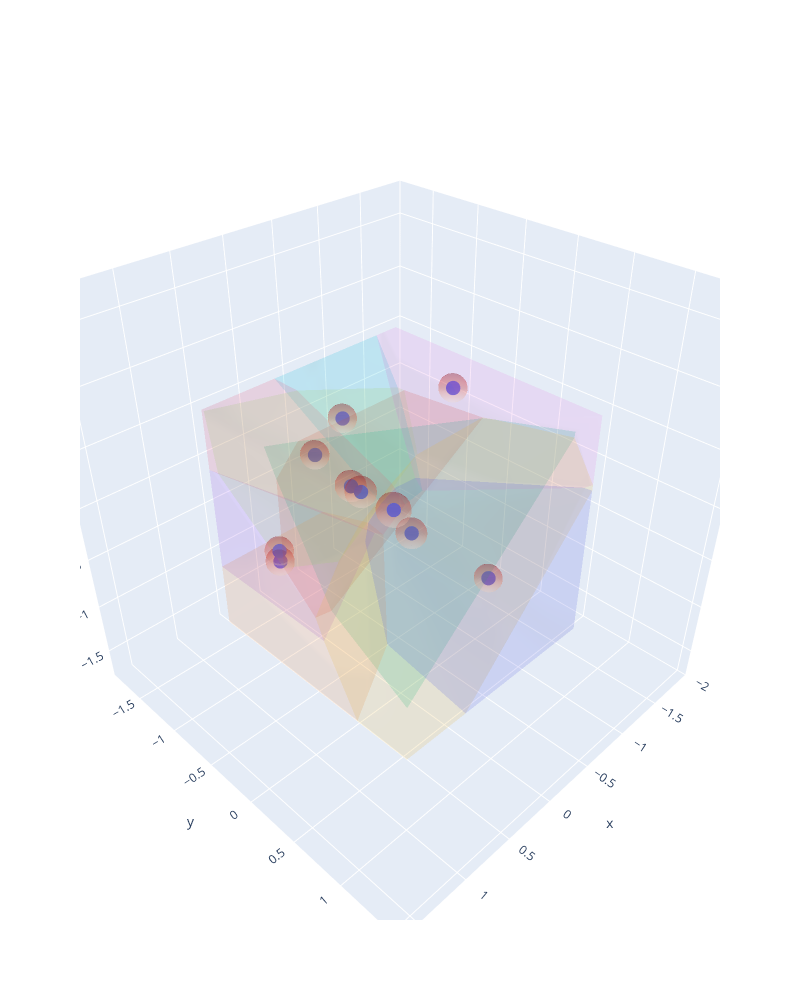

Notebook code for this chart:
### Code cell
##### PLOT VORONOI WITH FURTHEST POINTS ##### -> Usando NeuralSens
importlib.reload(utilities_voronoi)

torch.manual_seed(0)
np.random.seed(0)
## Escogemos n puntos al azar de X_train_tensor
n_points = 10
selected_index = torch.randperm(len(X_train_tensor))[:n_points]
original_points = X_train_tensor[selected_index].numpy()
original_points_y = y_train_tensor[selected_index].numpy()
## Add to original points the point [1.0,0.5]
inputs = torch.tensor(original_points,dtype=torch.float)
outputs = []


## Generate vertices for a hypercube (n-dimensional cube) defined by the given interval
epsilon = 0.0001
intervals = [(x_lim[0], x_lim[1]), (y_lim[0], y_lim[1]), (z_lim[0], z_lim[1])]
vertices = utilities_voronoi.generate_hypercube_vertices(intervals)
intervals_extended = [(x - epsilon, y + epsilon) for x, y in intervals]
vertices_extended = utilities_voronoi.generate_hypercube_vertices(intervals_extended)

## Compute original Voronoi diagram
original_vor = Voronoi(original_points,incremental=True)

## Compute symmetric points
all_points, _ = utilities_voronoi.add_symmetric_points(original_vor,vertices_extended,intervals_extended)

## Compute Voronoi diagram with symmetric points (and therefore bounded)
finite_vor = Voronoi(all_points,incremental=True)

## Compute the radios for each point
start_time = time.time()


radius_tot,dict_radios,x_reentrenamiento = utilities_voronoi.get_lipschitz_radius_neuralsens(inputs=inputs,outputs=outputs,weights=weights,biases=biases,
                                actfunc=actfunc,global_lipschitz_constant=global_lipschitz_constant,
                                monotone_relation=1,variable_index=[0,1,2],n_variables=3)
end_time = time.time()
print('Tiempo de ejecución: {}'.format(end_time-start_time))
## Load derivative sign
derivative_sign = [v[1] for k,v in dict_radios.items()]

## Plot Voronoi diagram
#utilities_voronoi.plot_finite_voronoi_2D(finite_vor,all_points,original_points,radius_tot,square_vertices,derivative_sign=derivative_sign,plot_symmetric_points=False)
utilities_voronoi.plot_finite_voronoi_3D(finite_vor,all_points,original_points,radius_tot,vertices,plot_symmetric_points=False)

## Check if the space is filled
#space_filled,distances = utilities_voronoi.check_space_filled(finite_vor,radius_tot,vertices)
space_filled, distances = utilities_voronoi.check_space_filled_vectorized(finite_vor,dict_radios,vertices)
print('El espacio está relleno: {}'.format(space_filled))

### Figure 1 — Plotly figure (JSON) as saved in the notebook; plotly's stock layout.template omitted (floating-point values rounded to 4 significant figures; data arrays with more than 128 entries replaced by an {"elided": "..."} marker saying what was removed)
{"data": [{"marker": {"size": 5}, "mode": "markers", "type": "scatter3d", "x": [0.05263, 0.2632, 0.2632, 0.05263, -0.7895, 0.6842, 0.5789, -0.2632, -1, 0.5789], "y": [-0.8947, -0.2632, -0.1579, 0.1579, 0.2632, 0.5789, -0.7895, -0.8947, -0.3684, -0.7895], "z": [0.2632, 0.3684, 0.3684, 0.05263, -0.7895, 0.7895, -0.3684, 0.4737, 0.6842, -0.4737]}, {"alphahull": 0, "colorscale": [[0, "#440154"], [0.1111, "#482878"], [0.2222, "#3e4989"], [0.3333, "#31688e"], [0.4444, "#26828e"], [0.5556, "#1f9e89"], [0.6667, "#35b779"], [0.7778, "#6ece58"], [0.8889, "#b5de2b"], [1, "#fde725"]], "opacity": 0.1, "type": "mesh3d", "x": [1.0, -0.3584, 1.0, 0.4668, 1.0, 0.7894, 1.0, -0.4135, -0.2587, -0.3671], "y": [0.2807, 0.4454, 0.104, -0.2105, -0.2105, -0.2105, -0.2105, -0.2105, -0.2105, 0.4396], "z": [-0.07025, 1.0, -0.247, -0.2059, 0.7894, 1.0, 0.0226, 0.381, 1.0, 1.0]}, {"alphahull": 0, "colorscale": [[0, "#440154"], [0.1111, "#482878"], [0.2222, "#3e4989"], [0.3333, "#31688e"], [0.4444, "#26828e"], [0.5556, "#1f9e89"], [0.6667, "#35b779"], [0.7778, "#6ece58"], [0.8889, "#b5de2b"], [1, "#fde725"]], "opacity": 0.1, "type": "mesh3d", "x": [1.0, 1.0, 1.0, -0.3584, 1.0, 1.0, 0.7894, -0.4047, -0.6748, -0.6777], "y": [1.0, 1.0, 0.2807, 0.4454, -0.3159, -0.2105, -0.2105, 0.5147, 1.0, 1.0], "z": [1.0, -0.4813, -0.07025, 1.0, 1.0, 0.7894, 1.0, 1.0, 0.9543, 1.0]}, {"alphahull": 0, "colorscale": [[0, "#440154"], [0.1111, "#482878"], [0.2222, "#3e4989"], [0.3333, "#31688e"], [0.4444, "#26828e"], [0.5556, "#1f9e89"], [0.6667, "#35b779"], [0.7778, "#6ece58"], [0.8889, "#b5de2b"], [1, "#fde725"]], "opacity": 0.1, "type": "mesh3d", "x": [1.0, 1.0, 0.4668, 1.0, 1.0, 0.02795, -0.1979, 1.0, 1.0, -0.09472], "y": [0.104, 0.1813, -0.2105, -0.2105, -1.0, -0.4453, -0.4842, -0.8919, -1.0, -1.0], "z": [-0.247, -0.4211, -0.2059, 0.0226, -0.4211, -0.2264, -0.4211, 0.5093, 0.4913, -0.4211]}, {"alphahull": 0, "colorscale": [[0, "#440154"], [0.1111, "#482878"], [0.2222, "#3e4989"], [0.3333, "#31688e"], [0.4444, "#26828e"], [0.5556, "#1f9e89"], [0.6667, "#35b779"], [0.7778, "#6ece58"], [0.8889, "#b5de2b"], [1, "#fde725"]], "opacity": 0.1, "type": "mesh3d", "x": [1.0, 1.0, 0.2476, -0.5871, 1.0, 1.0, -0.1979, -0.3171, -0.09472, -0.6321], "y": [-1.0, 0.503, 0.08496, -1.0, 0.1813, -1.0, -0.4842, -0.5017, -1.0, -1.0], "z": [-1.0, -1.0, -1.0, -1.0, -0.4211, -0.4211, -0.4211, -0.5087, -0.4211, -0.8049]}, {"alphahull": 0, "colorscale": [[0, "#440154"], [0.1111, "#482878"], [0.2222, "#3e4989"], [0.3333, "#31688e"], [0.4444, "#26828e"], [0.5556, "#1f9e89"], [0.6667, "#35b779"], [0.7778, "#6ece58"], [0.8889, "#b5de2b"], [1, "#fde725"]], "opacity": 0.1, "type": "mesh3d", "x": [-0.4202, -0.3019, -0.6548, -0.5386, 0.3159, 0.3159, -0.2537, -0.7745, -0.7987, -1.0, -1.0, -1.0], "y": [-0.2416, -0.3853, -0.3707, -0.4563, -0.7457, -1.0, -0.271, -1.0, -1.0, -0.7665, -1.0, -1.0], "z": [0.3439, 0.07349, -0.1547, -0.2816, 1.0, 1.0, 1.0, 1.0, -0.6717, -0.3736, -0.5878, 0.2104]}, {"alphahull": 0, "colorscale": [[0, "#440154"], [0.1111, "#482878"], [0.2222, "#3e4989"], [0.3333, "#31688e"], [0.4444, "#26828e"], [0.5556, "#1f9e89"], [0.6667, "#35b779"], [0.7778, "#6ece58"], [0.8889, "#b5de2b"], [1, "#fde725"]], "opacity": 0.1, "type": "mesh3d", "x": [0.02795, -0.1979, -0.3171, 1.0, 1.0, 1.0, 1.0, -0.09472, -0.6321, -0.3019, -0.5386, 0.3159, 0.3159, -0.7987], "y": [-0.4453, -0.4842, -0.5017, -0.9737, -0.8919, -1.0, -1.0, -1.0, -1.0, -0.3853, -0.4563, -0.7457, -1.0, -1.0], "z": [-0.2264, -0.4211, -0.5087, 1.0, 0.5093, 1.0, 0.4913, -0.4211, -0.8049, 0.07349, -0.2816, 1.0, 1.0, -0.6717]}, {"alphahull": 0, "colorscale": [[0, "#440154"], [0.1111, "#482878"], [0.2222, "#3e4989"], [0.3333, "#31688e"], [0.4444, "#26828e"], [0.5556, "#1f9e89"], [0.6667, "#35b779"], [0.7778, "#6ece58"], [0.8889, "#b5de2b"], [1, "#fde725"]], "opacity": 0.1, "type": "mesh3d", "x": [0.4668, 1.0, 1.0, 0.7894, 1.0, -0.4135, -0.2587, 0.02795, 1.0, 1.0, -0.4202, -0.3019, 0.3159, -0.2537], "y": [-0.2105, -0.3159, -0.2105, -0.2105, -0.2105, -0.2105, -0.2105, -0.4453, -0.9737, -0.8919, -0.2416, -0.3853, -0.7457, -0.271], "z": [-0.2059, 1.0, 0.7894, 1.0, 0.0226, 0.381, 1.0, -0.2264, 1.0, 0.5093, 0.3439, 0.07349, 1.0, 1.0]}, {"alphahull": 0, "colorscale": [[0, "#440154"], [0.1111, "#482878"], [0.2222, "#3e4989"], [0.3333, "#31688e"], [0.4444, "#26828e"], [0.5556, "#1f9e89"], [0.6667, "#35b779"], [0.7778, "#6ece58"], [0.8889, "#b5de2b"], [1, "#fde725"]], "opacity": 0.1, "type": "mesh3d", "x": [-1.0, -0.4135, -1.0, -0.2587, -0.3671, -0.4047, -1.0, -1.0, -0.6748, -0.6777, -0.4202, -0.6548, -0.2537, -0.7745, -1.0, -1.0], "y": [-1.0, -0.2105, 1.0, -0.2105, 0.4396, 0.5147, 0.9292, 1.0, 1.0, 1.0, -0.2416, -0.3707, -0.271, -1.0, -0.7665, -1.0], "z": [1.0, 0.381, 1.0, 1.0, 1.0, 1.0, 0.3531, 0.4122, 0.9543, 1.0, 0.3439, -0.1547, 1.0, 1.0, -0.3736, 0.2104]}, {"alphahull": 0, "colorscale": [[0, "#440154"], [0.1111, "#482878"], [0.2222, "#3e4989"], [0.3333, "#31688e"], [0.4444, "#26828e"], [0.5556, "#1f9e89"], [0.6667, "#35b779"], [0.7778, "#6ece58"], [0.8889, "#b5de2b"], [1, "#fde725"]], "opacity": 0.1, "type": "mesh3d", "x": [1.0, -1.0, 0.362, 1.0, 1.0, 1.0, 0.2476, -0.3584, 1.0, 1.0, 0.4668, -0.4135, -0.3671, -0.4047, -1.0, -1.0, -0.6748, 0.02795, -0.1979, -0.3171, -0.4202, -0.3019, -0.6548, -0.5386], "y": [1.0, 1.0, 1.0, 1.0, 0.2807, 0.503, 0.08496, 0.4454, 0.104, 0.1813, -0.2105, -0.2105, 0.4396, 0.5147, 0.9292, 1.0, 1.0, -0.4453, -0.4842, -0.5017, -0.2416, -0.3853, -0.3707, -0.4563], "z": [-1.0, 0.362, -1.0, -0.4813, -0.07025, -1.0, -1.0, 1.0, -0.247, -0.4211, -0.2059, 0.381, 1.0, 1.0, 0.3531, 0.4122, 0.9543, -0.2264, -0.4211, -0.5087, 0.3439, 0.07349, -0.1547, -0.2816]}, {"alphahull": 0, "colorscale": [[0, "#440154"], [0.1111, "#482878"], [0.2222, "#3e4989"], [0.3333, "#31688e"], [0.4444, "#26828e"], [0.5556, "#1f9e89"], [0.6667, "#35b779"], [0.7778, "#6ece58"], [0.8889, "#b5de2b"], [1, "#fde725"]], "opacity": 0.1, "type": "mesh3d", "x": [-1.0, -1.0, -1.0, 0.362, 0.2476, -0.5871, -1.0, -0.3171, -0.6321, -0.6548, -0.5386, -0.7987, -1.0, -1.0], "y": [-1.0, 1.0, 1.0, 1.0, 0.08496, -1.0, 0.9292, -0.5017, -1.0, -0.3707, -0.4563, -1.0, -0.7665, -1.0], "z": [-1.0, -1.0, 0.362, -1.0, -1.0, -1.0, 0.3531, -0.5087, -0.8049, -0.1547, -0.2816, -0.6717, -0.3736, -0.5878]}, {"colorscale": [[0, "rgb(255,245,240)"], [0.125, "rgb(254,224,210)"], [0.25, "rgb(252,187,161)"], [0.375, "rgb(252,146,114)"], [0.5, "rgb(251,106,74)"], [0.625, "rgb(239,59,44)"], [0.75, "rgb(203,24,29)"], [0.875, "rgb(165,15,21)"], [1, "rgb(103,0,13)"]], "opacity": 0.2, "showscale": false, "type": "surface", "x": {"elided": "40x20 float values"}, "y": {"elided": "40x20 float values"}, "z": {"elided": "40x20 float values"}}, {"colorscale": [[0, "rgb(255,245,240)"], [0.125, "rgb(254,224,210)"], [0.25, "rgb(252,187,161)"], [0.375, "rgb(252,146,114)"], [0.5, "rgb(251,106,74)"], [0.625, "rgb(239,59,44)"], [0.75, "rgb(203,24,29)"], [0.875, "rgb(165,15,21)"], [1, "rgb(103,0,13)"]], "opacity": 0.2, "showscale": false, "type": "surface", "x": {"elided": "40x20 float values"}, "y": {"elided": "40x20 float values"}, "z": {"elided": "40x20 float values"}}, {"colorscale": [[0, "rgb(255,245,240)"], [0.125, "rgb(254,224,210)"], [0.25, "rgb(252,187,161)"], [0.375, "rgb(252,146,114)"], [0.5, "rgb(251,106,74)"], [0.625, "rgb(239,59,44)"], [0.75, "rgb(203,24,29)"], [0.875, "rgb(165,15,21)"], [1, "rgb(103,0,13)"]], "opacity": 0.2, "showscale": false, "type": "surface", "x": {"elided": "40x20 float values"}, "y": {"elided": "40x20 float values"}, "z": {"elided": "40x20 float values"}}, {"colorscale": [[0, "rgb(255,245,240)"], [0.125, "rgb(254,224,210)"], [0.25, "rgb(252,187,161)"], [0.375, "rgb(252,146,114)"], [0.5, "rgb(251,106,74)"], [0.625, "rgb(239,59,44)"], [0.75, "rgb(203,24,29)"], [0.875, "rgb(165,15,21)"], [1, "rgb(103,0,13)"]], "opacity": 0.2, "showscale": false, "type": "surface", "x": {"elided": "40x20 float values"}, "y": {"elided": "40x20 float values"}, "z": {"elided": "40x20 float values"}}, {"colorscale": [[0, "rgb(255,245,240)"], [0.125, "rgb(254,224,210)"], [0.25, "rgb(252,187,161)"], [0.375, "rgb(252,146,114)"], [0.5, "rgb(251,106,74)"], [0.625, "rgb(239,59,44)"], [0.75, "rgb(203,24,29)"], [0.875, "rgb(165,15,21)"], [1, "rgb(103,0,13)"]], "opacity": 0.2, "showscale": false, "type": "surface", "x": {"elided": "40x20 float values"}, "y": {"elided": "40x20 float values"}, "z": {"elided": "40x20 float values"}}, {"colorscale": [[0, "rgb(255,245,240)"], [0.125, "rgb(254,224,210)"], [0.25, "rgb(252,187,161)"], [0.375, "rgb(252,146,114)"], [0.5, "rgb(251,106,74)"], [0.625, "rgb(239,59,44)"], [0.75, "rgb(203,24,29)"], [0.875, "rgb(165,15,21)"], [1, "rgb(103,0,13)"]], "opacity": 0.2, "showscale": false, "type": "surface", "x": {"elided": "40x20 float values"}, "y": {"elided": "40x20 float values"}, "z": {"elided": "40x20 float values"}}, {"colorscale": [[0, "rgb(255,245,240)"], [0.125, "rgb(254,224,210)"], [0.25, "rgb(252,187,161)"], [0.375, "rgb(252,146,114)"], [0.5, "rgb(251,106,74)"], [0.625, "rgb(239,59,44)"], [0.75, "rgb(203,24,29)"], [0.875, "rgb(165,15,21)"], [1, "rgb(103,0,13)"]], "opacity": 0.2, "showscale": false, "type": "surface", "x": {"elided": "40x20 float values"}, "y": {"elided": "40x20 float values"}, "z": {"elided": "40x20 float values"}}, {"colorscale": [[0, "rgb(255,245,240)"], [0.125, "rgb(254,224,210)"], [0.25, "rgb(252,187,161)"], [0.375, "rgb(252,146,114)"], [0.5, "rgb(251,106,74)"], [0.625, "rgb(239,59,44)"], [0.75, "rgb(203,24,29)"], [0.875, "rgb(165,15,21)"], [1, "rgb(103,0,13)"]], "opacity": 0.2, "showscale": false, "type": "surface", "x": {"elided": "40x20 float values"}, "y": {"elided": "40x20 float values"}, "z": {"elided": "40x20 float values"}}, {"colorscale": [[0, "rgb(255,245,240)"], [0.125, "rgb(254,224,210)"], [0.25, "rgb(252,187,161)"], [0.375, "rgb(252,146,114)"], [0.5, "rgb(251,106,74)"], [0.625, "rgb(239,59,44)"], [0.75, "rgb(203,24,29)"], [0.875, "rgb(165,15,21)"], [1, "rgb(103,0,13)"]], "opacity": 0.2, "showscale": false, "type": "surface", "x": {"elided": "40x20 float values"}, "y": {"elided": "40x20 float values"}, "z": {"elided": "40x20 float values"}}, {"colorscale": [[0, "rgb(255,245,240)"], [0.125, "rgb(254,224,210)"], [0.25, "rgb(252,187,161)"], [0.375, "rgb(252,146,114)"], [0.5, "rgb(251,106,74)"], [0.625, "rgb(239,59,44)"], [0.75, "rgb(203,24,29)"], [0.875, "rgb(165,15,21)"], [1, "rgb(103,0,13)"]], "opacity": 0.2, "showscale": false, "type": "surface", "x": {"elided": "40x20 float values"}, "y": {"elided": "40x20 float values"}, "z": {"elided": "40x20 float values"}}], "layout": {"height": 1000, "scene": {"aspectmode": "cube", "xaxis": {"range": [-2, 1.684]}, "yaxis": {"range": [-1.895, 1.579]}, "zaxis": {"range": [-1.789, 1.789]}}, "width": 800}}
